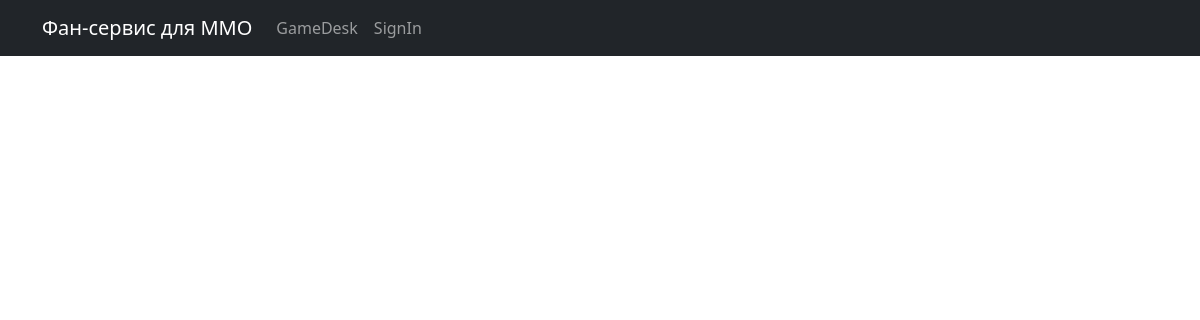
/gamedesk/by_author/admin, run on an earlier commit of the app's database.
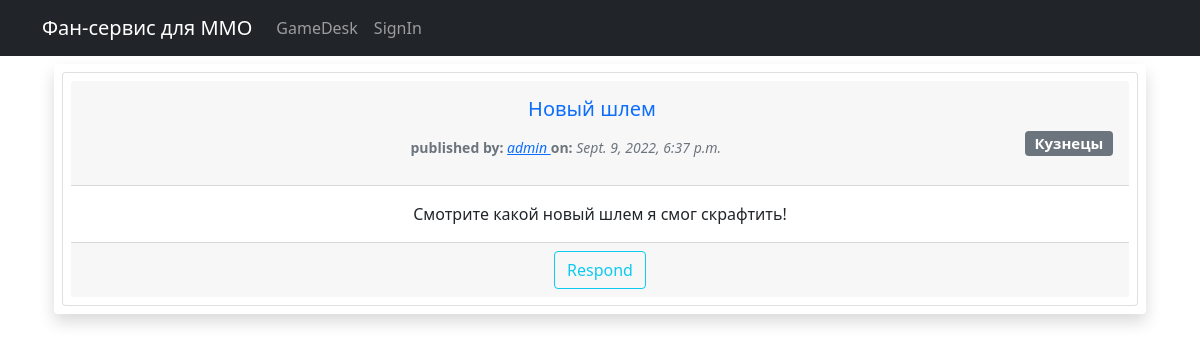
And on a later commit of the database.
### gamedesk/models.py (models this page shows, shortened)
class Post(models.Model):
    title = models.CharField('Title', max_length=100)
    text = models.TextField()
    category = models.ForeignKey(to='Category', on_delete=models.CASCADE)
    author = models.ForeignKey(User, on_delete=models.CASCADE)
    dateCreation = models.DateTimeField(auto_now_add=True)
    class Meta:
        verbose_name = 'Запись'
        verbose_name_plural = 'Записи'

class Category(models.Model):
    TYPE = (
        ('tank', 'Танки'),
        ('heal', 'Хилы'),
        ('dd', 'ДД'),
        ('buyers', 'Торговцы'),
        ('gildmaster', 'Гилдмастеры'),
        ('quest', 'Квестгиверы'),
        ('smith', 'Кузнецы'),
        ('tanner', 'Кодевники'),
        ('potion', 'Зельевары'),
        ('spellmaster', 'Мастера заклинаний'),
    )
    name = models.CharField(max_length=50, choices=TYPE, default='tank')
    def __str__(self):
        return f'{self.name}'
    class Meta:
        verbose_name = 'Категория'
        verbose_name_plural = 'Категории'

### gamedesk/views.py (the view)
# urls.py: path('by_author/<slug:name>', ByAuthorView.as_view(), name='by_author'),
class ByAuthorView(ListView):
    def get(self, request, *args, **kwargs):
      author = User.objects.get(username=kwargs['name'])
      qs = Post.objects.order_by('-dateCreation').filter(author = author)
      context = {
          'author': author,
          'posts': qs,
      }
      return render(request, 'gamedesk/by_author.html', context)

### templates/gamedesk/by_author.html (shortened to what this page needs)
{% extends 'default.html' %}
{% block content %}
{% for post in posts %}
<div class="container">
  {%include "gamedesk/post_layout.html"%}
</div>
{%endfor%}
{% endblock content %}

### templates/gamedesk/post_layout.html (shortened to what this page needs)
<div class="row p-2 my-2 shadow bg-body rounded">
  <div class="card p-2">
    <div class="card-header">
      <h3 class="card-title">
        <a class="navbar-brand" href="{% url 'post_detail' post.pk %}">
          {{ post.title }}
        </a>
      </h3>
      <a class="navbar-brand" href="{% url 'category' post.category.name %}">
        <span class="badge bg-secondary float-end">{{ post.category }}</span>
      </a>
      <small class="text-muted ms-1">
        <b>
          published by:
        </b>
        <a href="{% url 'by_author' post.author %}">
          <span class="fst-italic">{{ post.author }}</span>
        </a>
        <b>
          on:
        </b>
        <span class="fst-italic">
          {{ post.dateCreation}}
        </span>
      </small>
    </div>
    <div class="card-body">
      {% if post_list or posts %}
      <p class="card-text ">{{ post.text|truncatewords:25}}</p>
      {% else %}
      <p class="card-text ">{{ post.text}}</p>
      {%endif%}
    </div>
    <div class="card-footer">
      {% if user.is_authenticated and post in user.post_set.all %}
      <a class="text-decoration-none" href="{% url 'comments_list' post.pk %}">
        <button type="button" class="btn btn-outline-primary position-relative ">
          Responses
          <span class="position-absolute top-0 start-100 translate-middle badge rounded-pill bg-danger">
            {{ post.comment_set.all|length }}
          </span>
        </button>
      </a>
      <a class="text-decoration-none" href="{% url 'post_update' post.pk %}">
        <button class="btn btn-outline-warning text-dark">
          Edit
        </button>
      </a>
      <a href="{% url 'post_delete' post.pk %}">
        <button class="btn btn-outline-danger">
          Delete
        </button>
      </a>
      {% else %}
      <a class="text-decoration-none" href="{% url 'comment_create' post.pk %}">
        <button class="btn btn-outline-info">
          Respond
        </button>
      </a>
      {% endif %}
    </div>
  </div>
</div>

What changed in the data, as far as the page shows it:
added Post: title "Новый шлем", category "Кузнецы", author "admin", dateCreation "Sept. 9, 2022, 6:37 p.m.", text "Смотрите какой новый шлем я смог скрафтить!"
